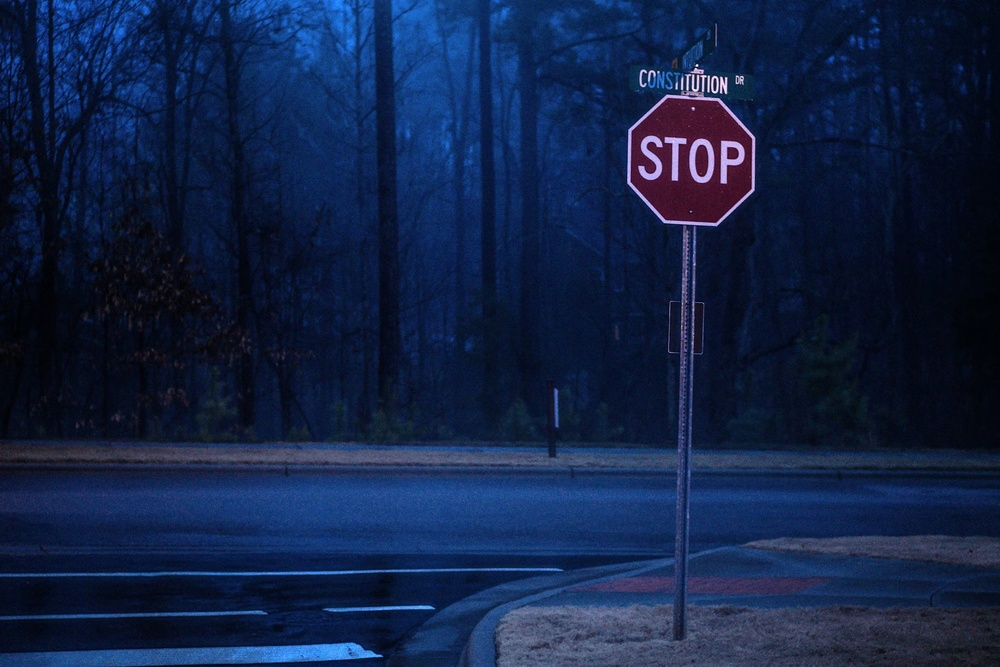
#> input picture dataset/photo-1518749031467-bb37f48aee10.jpg, 1000 x 667 px, shrunk from 2070 x 1380 before the run; its folder holds only this picture in this run
$ python main.py
#> lines starting #> are read from the running program, lines starting #| are printed output that depends on the picture; after the words box and inside, x2 and y2 are one past the last pixel; in counts of white or black regions, pixels touching at a corner belong together
import cv2
import numpy as np
import os
import glob


inputs = "dataset"
results = "results"

if not os.path.exists(results):
    os.makedirs(results)


image_paths = glob.glob(os.path.join(inputs, "*.jpg")) + glob.glob(os.path.join(inputs, "*.png"))
print(f"{len(image_paths)} görsel bulundu. İşlem başlatılıyor...")


for path in image_paths:
    img1 = cv2.imread(path)
#> img1 is the input picture: shape (667, 1000, 3); mean B, G, R 69.7, 33.9, 17.4
    if img1 is None:
        print(f"[HATA] Görsel yüklenemedi: {path}")
        continue


    img = cv2.cvtColor(img1, cv2.COLOR_BGR2HSV)
#> img: shape (667, 1000, 3); mean H, S, V 111.8, 199.6, 70
    mean_v = np.mean(img[:, :, 2])
#> mean_v = 70


    if mean_v < 80:
        img1 = cv2.convertScaleAbs(img1, alpha=2.0, beta=60)
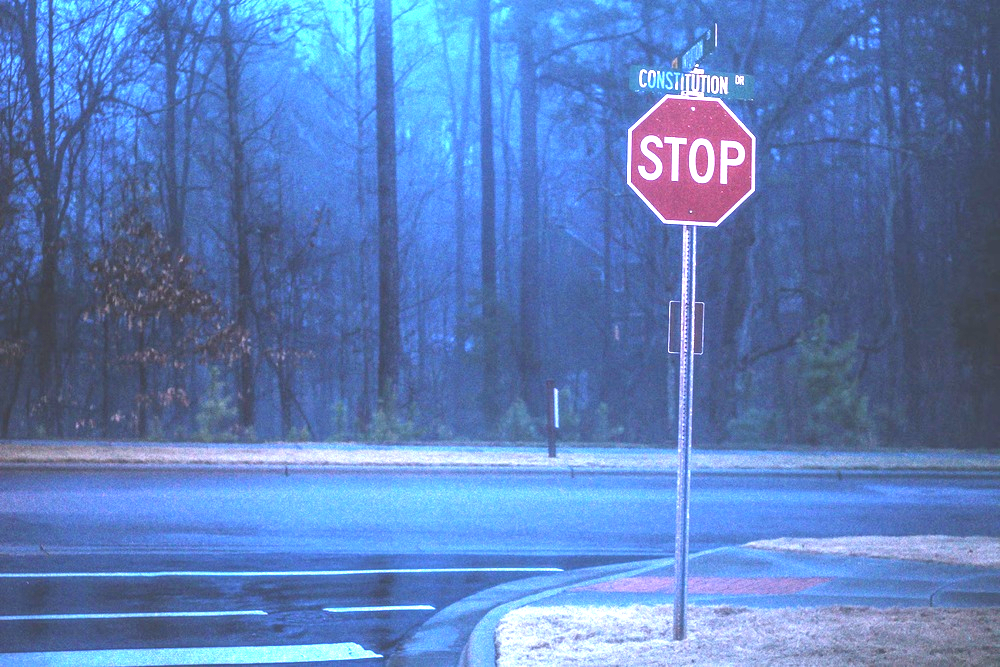
#> img1: shape (667, 1000, 3); mean B, G, R 186.3, 126.6, 93.8
        print("Karanlık görsel tespit edildi, aydınlatıldı.")
        img = cv2.cvtColor(img1, cv2.COLOR_BGR2HSV)
#> img: shape (667, 1000, 3); mean H, S, V 109.8, 125.4, 186.9


    lower_red1 = np.array([0, 50, 50])
    upper_red1 = np.array([10, 255, 255])
    lower_red2 = np.array([160, 50, 50])
    upper_red2 = np.array([180, 255, 255])

    mask1 = cv2.inRange(img, lower_red1, upper_red1)
#> mask1: shape (667, 1000); every value is 0
    mask2 = cv2.inRange(img, lower_red2, upper_red2)
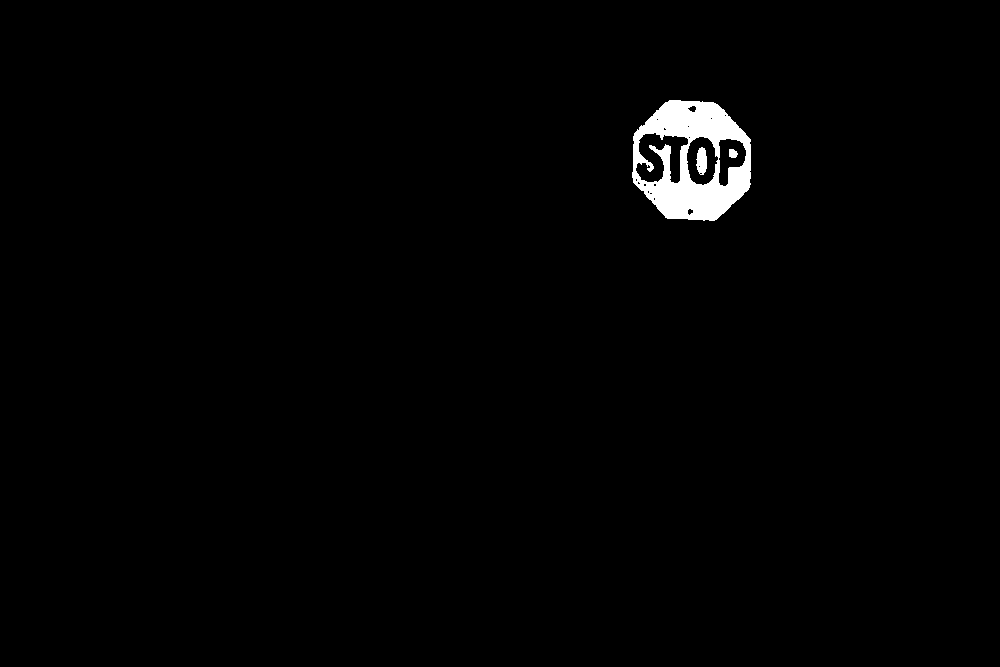
#> mask2: shape (667, 1000); 1.2% white; 3 white regions
    red_mask = cv2.bitwise_or(mask1, mask2)

    contours, _ = cv2.findContours(red_mask, cv2.RETR_EXTERNAL, cv2.CHAIN_APPROX_SIMPLE)
#> contours = 1 contour; box (x1, y1, x2, y2) and area: (632, 100, 751, 221) 11352

    detected = False

    for contour in contours:
        area = cv2.contourArea(contour)
        if area > 1000:
            x, y, w, h = cv2.boundingRect(contour)
            aspect_ratio = w / h


            cx = x + w // 2
            cy = y + h // 2
            if cy > img1.shape[0] * 0.75:
                print(f"[ALT] {os.path.basename(path)} → Alt kısımda bulundu, atlandı ({cy})")
                continue

            if 0.8 < aspect_ratio < 1.2:
                peri = cv2.arcLength(contour, True)
                approx = cv2.approxPolyDP(contour, 0.04 * peri, True)

                if 6 <= len(approx) <= 10:
                    cv2.rectangle(img1, (x, y), (x + w, y + h), (0, 255, 0), 2)
                    cv2.circle(img1, (cx, cy), 5, (255, 0, 0), -1)
                    print(f"[OK] {os.path.basename(path)} → STOP tespit edildi ({cx},{cy})")
                    detected = True
#> this loop made 1 pass
#> (area, x, y, w, h, aspect_ratio, cx, cy) on pass 1: (11352.5, 632, 100, 119, 121, 0.983, 691, 160)
#| [OK] photo-1518749031467-bb37f48aee10.jpg → STOP tespit edildi (691,160)
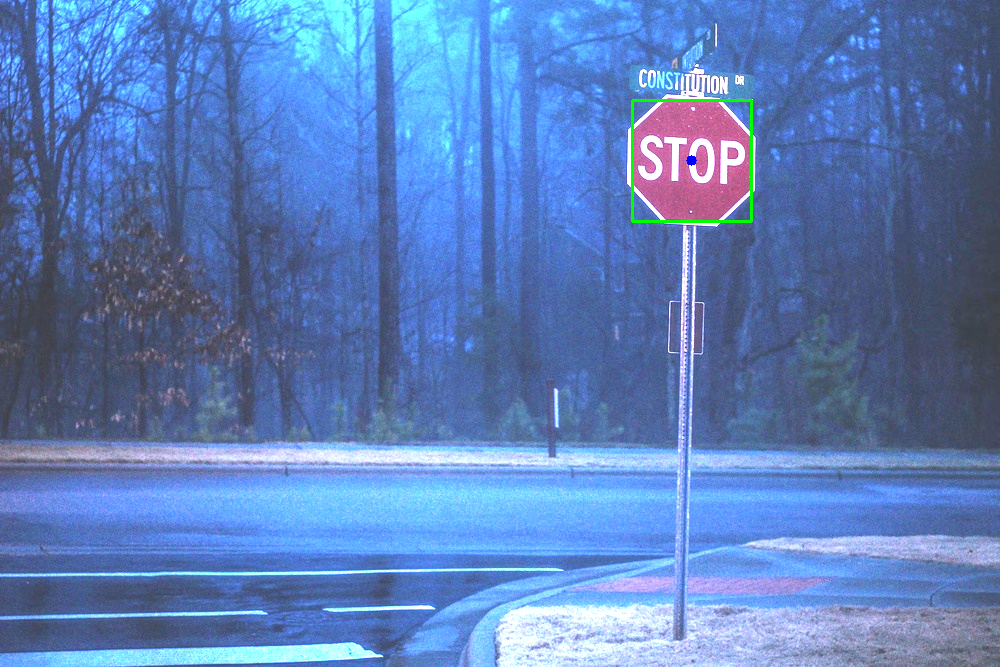
#> img1: shape (667, 1000, 3); 0.23% of pixels changed, all inside (x1, y1, x2, y2) = (631, 99, 753, 223)

    if detected:
        out_path = os.path.join(results, os.path.basename(path))
        cv2.imwrite(out_path, img1)
    else:
        print(f"[BOŞ] {os.path.basename(path)} → STOP bulunamadı.")

print("✅ Tüm görseller işlendi.")

$ run again, on dataset/photo-1635481585588-2440d43b6747.jpg
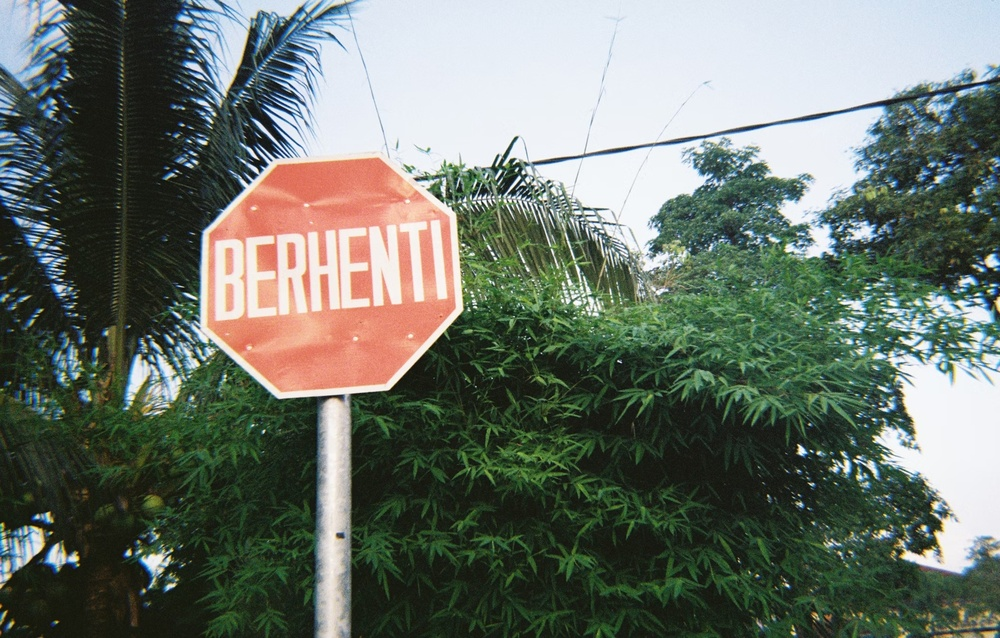
#> input picture dataset/photo-1635481585588-2440d43b6747.jpg, 1000 x 638 px, shrunk from 2109 x 1346 before the run
#> img1 is the input picture: shape (638, 1000, 3); mean B, G, R 105.7, 115.3, 106.8
#> img: shape (638, 1000, 3); mean H, S, V 65.7, 74.9, 124.2
#> mean_v = 124.2
#> `mask1 = cv2.inRange(img, lower_red1, upper_red1)`:
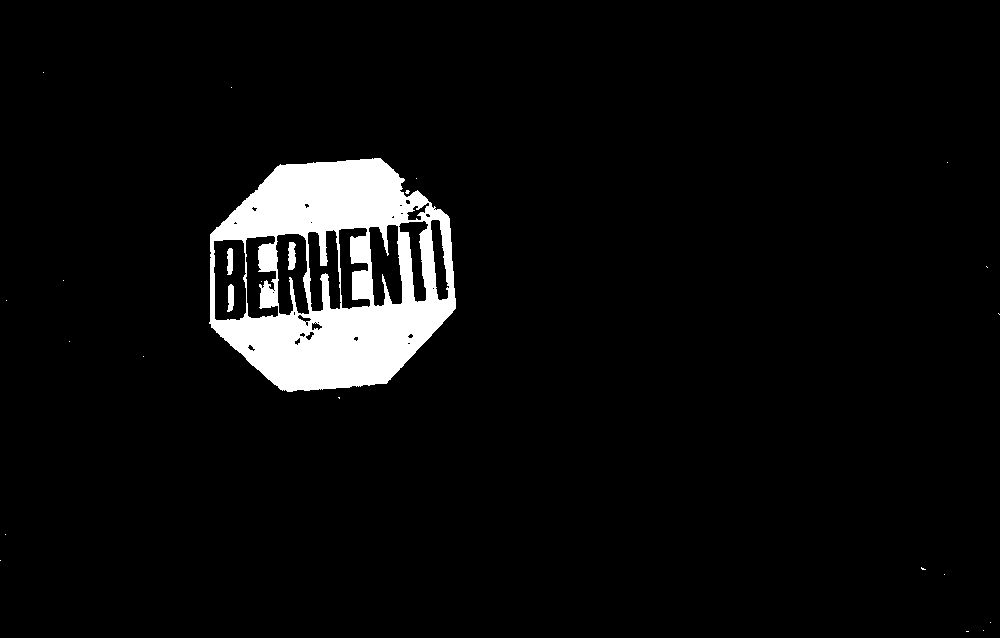
#> mask1: shape (638, 1000); 5.1% white; 24 white regions (20 under 20 px), largest, box (x1, y1, x2, y2) and area: (209, 158, 456, 392) 32334, (288, 242, 296, 270) 183, (227, 284, 234, 312) 152, (227, 248, 233, 275) 140
#> mask2: shape (638, 1000); 0.02% white in thin lines or dots, all inside (x1, y1, x2, y2) = (58, 0, 946, 574)
#> red_mask: shape (638, 1000); 5.2% white; 25 white regions (21 under 20 px)
#> contours = 21 contours, 20 with area under 20; largest, box (x1, y1, x2, y2) and area: (209, 158, 456, 392) 45034
#> the loop `for contour in contours:` made 21 passes
#> (area, x, y, w, h, aspect_ratio, cx, cy) on pass 18: (45034.5, 209, 158, 247, 234, 1.06, 332, 275)
#> (printed output is left out)
#> after the loop `for contour in contours:`:
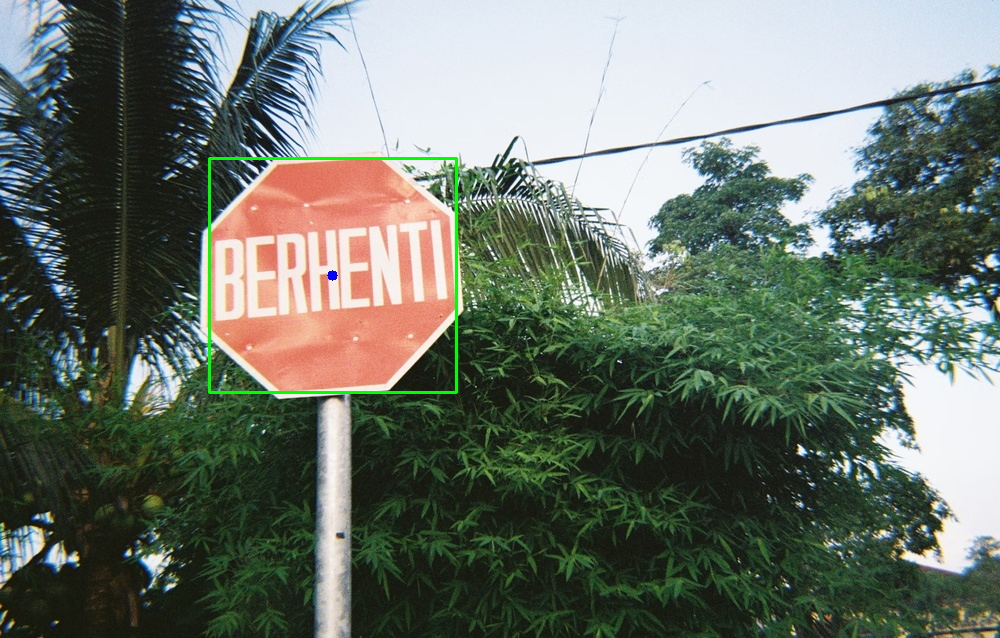
#> img1: shape (638, 1000, 3); 0.46% of pixels changed, all inside (x1, y1, x2, y2) = (208, 157, 458, 394)
